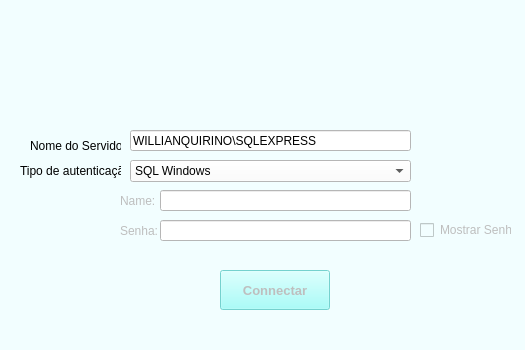
<?xml version="1.0" encoding="UTF-8"?>
<ui version="4.0">
 <class>PipeLineInicial</class>
 <widget class="QMainWindow" name="PipeLineInicial">
  <property name="enabled">
   <bool>true</bool>
  </property>
  <property name="geometry">
   <rect>
    <x>0</x>
    <y>0</y>
    <width>525</width>
    <height>350</height>
   </rect>
  </property>
  <property name="minimumSize">
   <size>
    <width>525</width>
    <height>350</height>
   </size>
  </property>
  <property name="maximumSize">
   <size>
    <width>525</width>
    <height>350</height>
   </size>
  </property>
  <property name="windowTitle">
   <string>PipeLine Creator</string>
  </property>
  <property name="windowIcon">
   <iconset>
    <normaloff>PipesTransparent.png</normaloff>PipesTransparent.png</iconset>
  </property>
  <property name="styleSheet">
   <string notr="true">background-color: rgb(242, 254, 255);
border-top-color: rgb(158, 151, 255);
border-color: rgb(161, 161, 161);
border-right-color: rgb(126, 126, 126);</string>
  </property>
  <property name="iconSize">
   <size>
    <width>25</width>
    <height>25</height>
   </size>
  </property>
  <property name="toolButtonStyle">
   <enum>Qt::ToolButtonIconOnly</enum>
  </property>
  <widget class="QWidget" name="centralwidget">
   <widget class="QPushButton" name="Connect">
    <property name="enabled">
     <bool>false</bool>
    </property>
    <property name="geometry">
     <rect>
      <x>220</x>
      <y>270</y>
      <width>110</width>
      <height>40</height>
     </rect>
    </property>
    <property name="minimumSize">
     <size>
      <width>110</width>
      <height>40</height>
     </size>
    </property>
    <property name="maximumSize">
     <size>
      <width>110</width>
      <height>40</height>
     </size>
    </property>
    <property name="font">
     <font>
      <pointsize>10</pointsize>
      <weight>75</weight>
      <bold>true</bold>
     </font>
    </property>
    <property name="styleSheet">
     <string notr="true">background-color: rgb(143, 255, 251);</string>
    </property>
    <property name="text">
     <string>Connectar</string>
    </property>
   </widget>
   <widget class="QLineEdit" name="SQLname">
    <property name="geometry">
     <rect>
      <x>130</x>
      <y>130</y>
      <width>281</width>
      <height>21</height>
     </rect>
    </property>
    <property name="styleSheet">
     <string notr="true">background-color: rgb(255, 255, 255);</string>
    </property>
    <property name="text">
     <string>WILLIANQUIRINO\SQLEXPRESS</string>
    </property>
   </widget>
   <widget class="QLabel" name="label_1">
    <property name="geometry">
     <rect>
      <x>30</x>
      <y>130</y>
      <width>91</width>
      <height>31</height>
     </rect>
    </property>
    <property name="text">
     <string>Nome do Servidor</string>
    </property>
   </widget>
   <widget class="QLabel" name="label">
    <property name="geometry">
     <rect>
      <x>20</x>
      <y>160</y>
      <width>101</width>
      <height>21</height>
     </rect>
    </property>
    <property name="text">
     <string>Tipo de autenticação</string>
    </property>
   </widget>
   <widget class="QComboBox" name="SelectAut">
    <property name="geometry">
     <rect>
      <x>130</x>
      <y>160</y>
      <width>281</width>
      <height>22</height>
     </rect>
    </property>
    <property name="styleSheet">
     <string notr="true">background-color: rgb(255, 255, 255);</string>
    </property>
    <item>
     <property name="text">
      <string>SQL Windows</string>
     </property>
    </item>
    <item>
     <property name="text">
      <string>SQL Server</string>
     </property>
    </item>
   </widget>
   <widget class="QLabel" name="label_name">
    <property name="enabled">
     <bool>false</bool>
    </property>
    <property name="geometry">
     <rect>
      <x>120</x>
      <y>190</y>
      <width>41</width>
      <height>21</height>
     </rect>
    </property>
    <property name="text">
     <string>Name: </string>
    </property>
   </widget>
   <widget class="QLabel" name="label_senha">
    <property name="enabled">
     <bool>false</bool>
    </property>
    <property name="geometry">
     <rect>
      <x>120</x>
      <y>220</y>
      <width>41</width>
      <height>21</height>
     </rect>
    </property>
    <property name="text">
     <string>Senha:</string>
    </property>
   </widget>
   <widget class="QLineEdit" name="SQLLogin_Name">
    <property name="enabled">
     <bool>false</bool>
    </property>
    <property name="geometry">
     <rect>
      <x>160</x>
      <y>190</y>
      <width>251</width>
      <height>21</height>
     </rect>
    </property>
    <property name="styleSheet">
     <string notr="true">background-color: rgb(255, 255, 255);</string>
    </property>
   </widget>
   <widget class="QLineEdit" name="SQLLogin_Senha">
    <property name="enabled">
     <bool>false</bool>
    </property>
    <property name="geometry">
     <rect>
      <x>160</x>
      <y>220</y>
      <width>251</width>
      <height>21</height>
     </rect>
    </property>
    <property name="styleSheet">
     <string notr="true">background-color: rgb(255, 255, 255);</string>
    </property>
    <property name="echoMode">
     <enum>QLineEdit::Password</enum>
    </property>
   </widget>
   <widget class="QLabel" name="label_2">
    <property name="geometry">
     <rect>
      <x>190</x>
      <y>10</y>
      <width>141</width>
      <height>111</height>
     </rect>
    </property>
    <property name="text">
     <string/>
    </property>
    <property name="pixmap">
     <pixmap>PipesTransparent.png</pixmap>
    </property>
    <property name="scaledContents">
     <bool>true</bool>
    </property>
   </widget>
   <widget class="QCheckBox" name="ShowSenha">
    <property name="enabled">
     <bool>false</bool>
    </property>
    <property name="geometry">
     <rect>
      <x>420</x>
      <y>220</y>
      <width>91</width>
      <height>20</height>
     </rect>
    </property>
    <property name="text">
     <string>Mostrar Senha</string>
    </property>
   </widget>
  </widget>
  <widget class="QMenuBar" name="menubar">
   <property name="geometry">
    <rect>
     <x>0</x>
     <y>0</y>
     <width>525</width>
     <height>21</height>
    </rect>
   </property>
  </widget>
  <widget class="QStatusBar" name="statusbar"/>
 </widget>
 <resources/>
 <connections/>
</ui>
